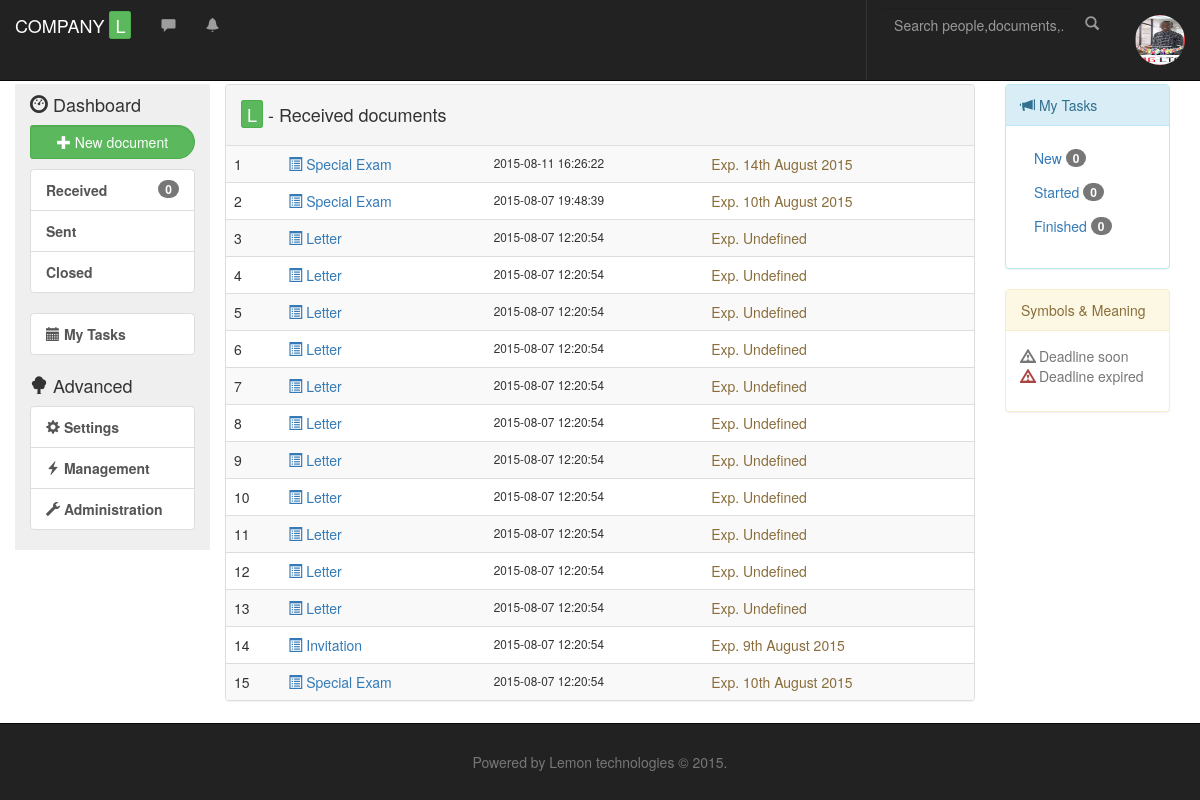
/app/ (signed in), run on the app's committed database.
### tables this page shows
CREATE TABLE IF NOT EXISTS `intranet` (
  `intranet_id` int(11) NOT NULL,
  `intranet_name` varchar(30) NOT NULL DEFAULT 'lemon' COMMENT 'Name of company using lemon',
  `logo_path` varchar(30) NOT NULL
);

CREATE TABLE IF NOT EXISTS `document` (
  `document_id` varchar(10) NOT NULL,
  `doc_type_id` varchar(3) NOT NULL COMMENT 'foreign key to doc_type',
  `document_path` varchar(60) NOT NULL,
  `client_id` varchar(10) NOT NULL,
  `date_created` datetime NOT NULL DEFAULT CURRENT_TIMESTAMP,
  `date_closed` datetime DEFAULT NULL,
  `doc_status_id` varchar(3) NOT NULL DEFAULT '001',
  `closedby_user_id` varchar(10) NOT NULL,
  `observation` text,
  `branch_id` varchar(3) NOT NULL,
  `intranet_id` int(11) NOT NULL,
  `closed` varchar(1) NOT NULL DEFAULT 'n' COMMENT 'y/n'
);

CREATE TABLE IF NOT EXISTS `doc_type` (
  `doc_type_id` varchar(3) NOT NULL,
  `doc_type_name` varchar(30) NOT NULL,
  `doc_type_description` text NOT NULL,
  `doc_type_duration` int(11) DEFAULT NULL COMMENT 'Duration in days. NULL when duration is unlimited',
  `intranet_id` int(11) NOT NULL
);

CREATE TABLE IF NOT EXISTS `box` (
  `box_id` varchar(10) NOT NULL,
  `document_id` varchar(10) NOT NULL,
  `doc_sender_user_id` varchar(10) NOT NULL,
  `doc_receiver_user_id` varchar(10) NOT NULL,
  `description` text NOT NULL,
  `date` datetime NOT NULL DEFAULT CURRENT_TIMESTAMP,
  `intranet_id` int(11) NOT NULL
);

### app/controller/admin.php (called while the page is built, shortened)
<?php
class Admin{
	function get_intranet($conn){
		$result = mysqli_query($conn, "SELECT * FROM `intranet`");
		$intranet = mysqli_fetch_array($result);
		$output['intranet_name'] = $intranet['intranet_name'];
		$output['intranet_id'] = $intranet['intranet_id'];
		return $output;
	}
}
$admin = new Admin();

### app/controller/document.php (called while the page is built, shortened)
<?php
class Document{
	public static function get_documents($conn, $view, $user_id){
		$result = null;
		if($view=='manager'){
			$sql = "SELECT `b`.*, `d`.*, `dt`.`doc_type_name`, `ds`.`doc_status_name`, DATE_FORMAT(DATE_ADD(`date_created`, INTERVAL `dt`.`doc_type_duration` DAY), '%D %M %Y') AS deadline
			FROM `document` d,`box` b,`doc_type` dt, `document_status` ds
			WHERE `d`.`document_id`=`b`.`document_id` AND `dt`.`doc_type_id` = `d`.`doc_type_id` AND `d`.`doc_status_id`=`ds`.`doc_status_id`
				ORDER BY d.`date_created` DESC";
			$result = mysqli_query($conn, $sql);
		}elseif( $view=='received'){
			$sql = "SELECT `box`.*, `document`.*, `doc_type`.`doc_type_name`, date_format(DATE_ADD(`date_created`, INTERVAL `doc_type`.`doc_type_duration` DAY), '%D %M %Y') AS deadline
			FROM `document`,`box`,`doc_type`
			WHERE `doc_receiver_user_id`='$user_id'
				AND `document`.`document_id`=`box`.`document_id` AND `doc_type`.`doc_type_id` = `document`.`doc_type_id` AND `closed` = 'n'
				ORDER BY `box`.`date` DESC";
			$result = mysqli_query($conn, $sql);
		}
		return $result;
	}
}
?>

### app/view/received.php (the view, shortened to what this page needs)
<div class="panel panel-default">
  <div class="panel-heading">
  	<h4><span id="bigL">L</span> - Received documents</h4>
  </div>
  <table class="table table-striped table-hover">
    <tbody>
	<?php
	$result  = Document::get_documents($conn, $_GET['view'], $_SESSION['user_id']);
	$row_count = 0;
	while( $row= mysqli_fetch_array( $result ) ){
		$row_count += 1;
	?>
    	<tr>
    		<td><?php echo $row_count;?></td>
    		<td class="text-capitalize">
    			<a style="cursor:pointer;" title="Click for Details" onclick="documentDetails('<?php echo $row['document_id']; ?>', 'received');" data-toggle="modal" data-target="#DocumentDetailsModal">
    				<span class="glyphicon glyphicon-list-alt"></span> <?php echo $row['doc_type_name']; ?>
    			</a>
    		</td>
    		<td class="small"><?php echo $row['date']?></td>
    		<td class="text-warning">Exp. <?php if($row['deadline'] == null ){ echo "Undefined"; } else { echo $row['deadline']; }?></td>
    	</tr>
    	<?php }  ?>
    </tbody>
  </table>
</div>

### app/index.php (shortened to what this page needs)
<?php
$conn = lemon_init();
require_once("controller/document.php");
require_once("controller/admin.php");
$intranet = $admin->get_intranet($conn);
?>
<!DOCTYPE html>
<html>
	<head>
		<link rel='stylesheet' href='../app/assets/bootstrap/css/bootstrap.min.css' type="text/css"/>
		<link rel='stylesheet' href='../app/assets/css/layout.css' type="text/css"/>
	</head>
	<body>
		<?php
			require("templates/header.php");
		?>
		<div class="container-fluid" id="home_content">
			<div class="col-md-2" id="page_left_navigation">
				<?php
					require("templates/nav.php");
				?>
			</div>
			<div class="col-md-8" id="page_middle_content">
				<?php
					if( isset( $_REQUEST['view'] )== true ){
						switch( $_REQUEST['view'] ){
							case "new_doc": require("view/new_doc.php"); break;
							case "received": require("view/received.php"); break;
							case "sent": require("view/sent.php"); break;
							case "closed": require("view/closed.php"); break;
							case "tasks": require("view/tasks.php"); break;
							case "settings": require("settings.php"); break;
							case "manager": require("view/manager.php"); break;
							case "admin": require("admin/home.php"); break;
							default: require("view/index.html");
						}
					}else{
						require("view/received.php");
					}
				?>
			</div>
			<div  class="col-md-2" id="page_right_adds">
				<?php require("templates/right_adds.php"); ?>
			</div>
		</div>
		<?php
			require("templates/footer.php");
		?>
	</body>
</html>

### app/templates/header.php (shortened to what this page needs)
<nav class="navbar navbar-inverse navbar-fixed-top">
  <div class="container-fluid">
    <div class="navbar-header">
      <a href="" class="navbar-brand" alt="Brand" href="#"><?php echo $intranet['intranet_name']; ?> <span id="bigL">L</span> </a>
    </div>
    <div class="collapse navbar-collapse" id="bs-example-navbar-collapse-1">
    	<ul class="nav navbar-nav">
    		<li><a href><span title="Messages" class="glyphicon glyphicon-comment"></span></a><li>
    		<li><a href><span title="Notifications" class="glyphicon glyphicon-bell"></span></a><li>
    	</ul>
      <ul class="nav navbar-nav navbar-right">
      <form class="navbar-form navbar-left" role="search">
        <div class="form-group">
          <input type="text" class="form-control" placeholder="Search people,documents,...">
          <button><span class="glyphicon glyphicon-search"></span></button>
        </div>
      </form>
        <li class="dropdown">
          <a href="#" class="dropdown-toggle" data-toggle="dropdown" role="button" aria-haspopup="true" aria-expanded="false">
          	<img class="img-circle media-object" src="<?php if($_SESSION['user_image']=='') { ?>data/user_data/avatar.png<?php } else{ echo $_SESSION['user_image']; }?>" alt="<?php echo $_SESSION['user_name'];?>" Title="<?php echo $_SESSION['user_name'];?>" id="user_img" style="height:50px;width:50px;">
          </a>
        </li>
      </ul>
    </div>
  </div>
</nav>

### app/templates/nav.php (shortened to what this page needs)
<div class="">
	<h4><span class="glyphicon glyphicon-dashboard"></span> Dashboard</h4>
	<a class="btn btn-success form-control" href="?view=new_doc"><span class="glyphicon glyphicon-plus"></span> New document</span></a>
	<div class="list-group">
		<a class="list-group-item <?php if($_REQUEST['view']=='received') echo 'active'?>" href="?view=received">Received<Received <span class="badge">0</span></a></li>
		<a class="list-group-item <?php if($_REQUEST['view']=='sent') echo 'active'?>" href="?view=sent">Sent <span class="badge"></span></a></li>
		<a class="list-group-item <?php if($_REQUEST['view']=='closed') echo 'active'?>" href="?view=closed">Closed <span class="badge"></span></a></li>
	</div>
	<div class="list-group">
		<a class="list-group-item <?php if($_REQUEST['view']=='tasks') echo 'active'?>" href="?view=tasks"><span class="glyphicon glyphicon-calendar"></span> My Tasks</a>
	</div>
	<h4><span class="glyphicon glyphicon-tree-deciduous"></span> Advanced</h4>
	<div class="list-group">
		<a class="list-group-item <?php if($_REQUEST['view']=='settings') echo 'active'?>" href="?view=settings"><span class="glyphicon glyphicon-cog"></span> Settings</a>
		<a class="list-group-item <?php if($_REQUEST['view']=='manager') echo 'active'?>" href="?view=manager&tab=documents"><span class="glyphicon glyphicon-flash"></span> Management</a>
		<a class="list-group-item <?php if($_REQUEST['view']=='admin') echo 'active'?>" href="?view=admin"><span class="glyphicon glyphicon-wrench"></span> Administration</a>
	</div>
</div>

### app/templates/right_adds.php (shortened to what this page needs)
<div class="panel panel-info">
  <div class="panel-heading"><span class="glyphicon glyphicon-bullhorn"></span> My Tasks</div>
  <div class="panel-body">
    <p>
    	<a href="#new_task" class='btn' data-toggle="modal" data-target="#myModal">New <span class="badge">0</span></a>
    	<a class='btn' data-toggle="modal" data-target="#myModal">Started <span class="badge">0</span></a>
    	<a class='btn' data-toggle="modal" data-target="#myModal">Finished <span class="badge">0</span></a>
    </p>
  </div>
</div>
<div class="panel panel-warning">
  <div class="panel-heading">Symbols & Meaning</div>
  <div class="panel-body">
    <p class="text-muted">
    	<span class="glyphicon glyphicon-warning-sign"></span> Deadline soon <br/>
    	<span class="glyphicon glyphicon-warning-sign text-danger"></span> Deadline expired</br>
    </p>
  </div>
</div>

### app/templates/footer.php
<nav id='footer' class="navbar navbar-inverse navbar-fixed-bottom text-muted" >
	<div class="container text-center">
		Powered by Lemon technologies &copy; 2015.
	</div>
</nav>

### app/assets/css/layout.css (style rules this page uses)
#bigL { border:1px solid #4CAE4C; border-radius:3px; background:#5CB85C; padding:0px 5px 0px; color:#fff; height:30px; }
.btn { border-radius:3px 20px 20px 3px; }
.navbar-inverse input, .navbar-inverse button { background:none; border:none; }
.navbar-inverse button { background:none; color:#999; }
.navbar-right { border-left:1px solid #333; }
#home_content { margin-bottom:3em; margin-top:6em; }
#page_left_navigation { background:#efefef; font-weight:bold; }
#footer { margin-bottom:0px; margin-top:5em; border-radius:0px; padding-top:2em; padding-bottom:2em; }

### data on the page
intranet: intranet_name "COMPANY"
document: doc_type.doc_type_name "Special Exam", box.date "2015-08-11 16:26:22", deadline "14th August 2015"
document: doc_type.doc_type_name "Special Exam", box.date "2015-08-07 19:48:39", deadline "10th August 2015"
document: doc_type.doc_type_name "Letter", box.date "2015-08-07 12:20:54", shows "Undefined"
document: doc_type.doc_type_name "Letter", box.date "2015-08-07 12:20:54", shows "Undefined"
document: doc_type.doc_type_name "Letter", box.date "2015-08-07 12:20:54", shows "Undefined"
document: doc_type.doc_type_name "Letter", box.date "2015-08-07 12:20:54", shows "Undefined"
document: doc_type.doc_type_name "Letter", box.date "2015-08-07 12:20:54", shows "Undefined"
document: doc_type.doc_type_name "Letter", box.date "2015-08-07 12:20:54", shows "Undefined"
document: doc_type.doc_type_name "Letter", box.date "2015-08-07 12:20:54", shows "Undefined"
document: doc_type.doc_type_name "Letter", box.date "2015-08-07 12:20:54", shows "Undefined"
document: doc_type.doc_type_name "Letter", box.date "2015-08-07 12:20:54", shows "Undefined"
document: doc_type.doc_type_name "Letter", box.date "2015-08-07 12:20:54", shows "Undefined"
document: doc_type.doc_type_name "Letter", box.date "2015-08-07 12:20:54", shows "Undefined"
document: doc_type.doc_type_name "Invitation", box.date "2015-08-07 12:20:54", deadline "9th August 2015"
document: doc_type.doc_type_name "Special Exam", box.date "2015-08-07 12:20:54", deadline "10th August 2015"
